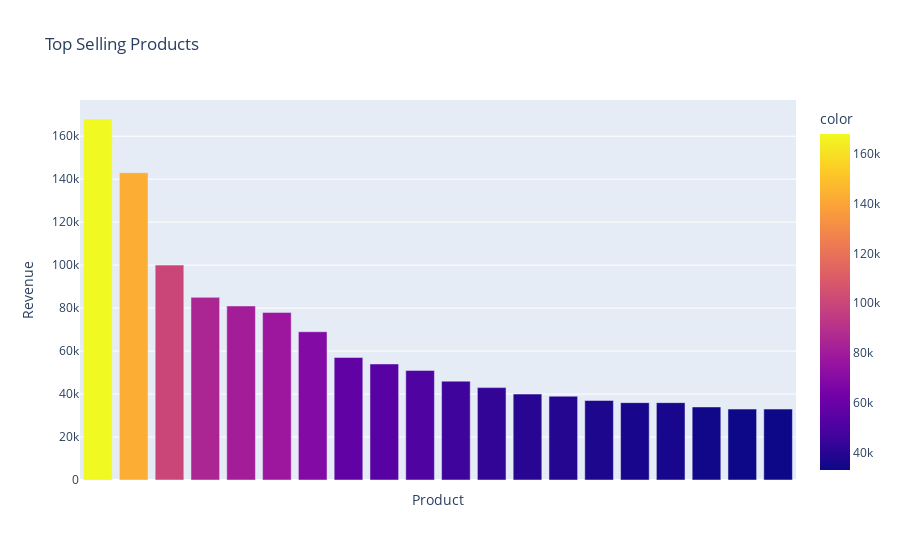

Source (notebook cell):
### Code cell
# Display a bar plot using plotly showcasing the top 20 selling products
product_revenue_fig = px.bar(
    x = product_revenue.head(20).index,
    y = product_revenue.head(20).round(-3).values,
    color = product_revenue.head(20).round(-3).values,
    labels = {'x': 'Product', 'y': 'Revenue'},
    title = 'Top Selling Products'
)

# Hide x axis tick labels, which were too crowded
product_revenue_fig.update_layout(xaxis=dict(showticklabels=False))
product_revenue_fig.show()

### Figure 1 — Plotly figure (JSON) as saved in the notebook; plotly's stock layout.template omitted (floating-point values rounded to 4 significant figures)
{"data": [{"hovertemplate": "Product=%{x}<br>Revenue=%{y}<br>color=%{marker.color}<extra></extra>", "legendgroup": "", "marker": {"color": [168000.0, 143000.0, 100000.0, 85000.0, 81000.0, 78000.0, 69000.0, 57000.0, 54000.0, 51000.0, 46000.0, 43000.0, 40000.0, 39000.0, 37000.0, 36000.0, 36000.0, 34000.0, 33000.0, 33000.0], "coloraxis": "coloraxis", "pattern": {"shape": ""}}, "name": "", "orientation": "v", "showlegend": false, "textposition": "auto", "type": "bar", "x": ["PAPER CRAFT , LITTLE BIRDIE", "REGENCY CAKESTAND 3 TIER", "WHITE HANGING HEART T-LIGHT HOLDER", "JUMBO BAG RED RETROSPOT", "MEDIUM CERAMIC TOP STORAGE JAR", "POSTAGE", "PARTY BUNTING", "ASSORTED COLOUR BIRD ORNAMENT", "Manual", "RABBIT NIGHT LIGHT", "CHILLI LIGHTS", "PAPER CHAIN KIT 50'S CHRISTMAS ", "PICNIC BASKET WICKER 60 PIECES", "BLACK RECORD COVER FRAME", "JUMBO BAG PINK POLKADOT", "DOORMAT KEEP CALM AND COME IN", "SPOTTY BUNTING", "WOOD BLACK BOARD ANT WHITE FINISH", "SET OF 3 CAKE TINS PANTRY DESIGN ", "JAM MAKING SET WITH JARS"], "xaxis": "x", "y": [168000.0, 143000.0, 100000.0, 85000.0, 81000.0, 78000.0, 69000.0, 57000.0, 54000.0, 51000.0, 46000.0, 43000.0, 40000.0, 39000.0, 37000.0, 36000.0, 36000.0, 34000.0, 33000.0, 33000.0], "yaxis": "y"}], "layout": {"barmode": "relative", "coloraxis": {"colorbar": {"title": {"text": "color"}}, "colorscale": [[0, "#0d0887"], [0.1111, "#46039f"], [0.2222, "#7201a8"], [0.3333, "#9c179e"], [0.4444, "#bd3786"], [0.5556, "#d8576b"], [0.6667, "#ed7953"], [0.7778, "#fb9f3a"], [0.8889, "#fdca26"], [1, "#f0f921"]]}, "legend": {"tracegroupgap": 0}, "title": {"text": "Top Selling Products"}, "xaxis": {"anchor": "y", "domain": [0, 1], "showticklabels": false, "title": {"text": "Product"}}, "yaxis": {"anchor": "x", "domain": [0, 1], "title": {"text": "Revenue"}}}}
